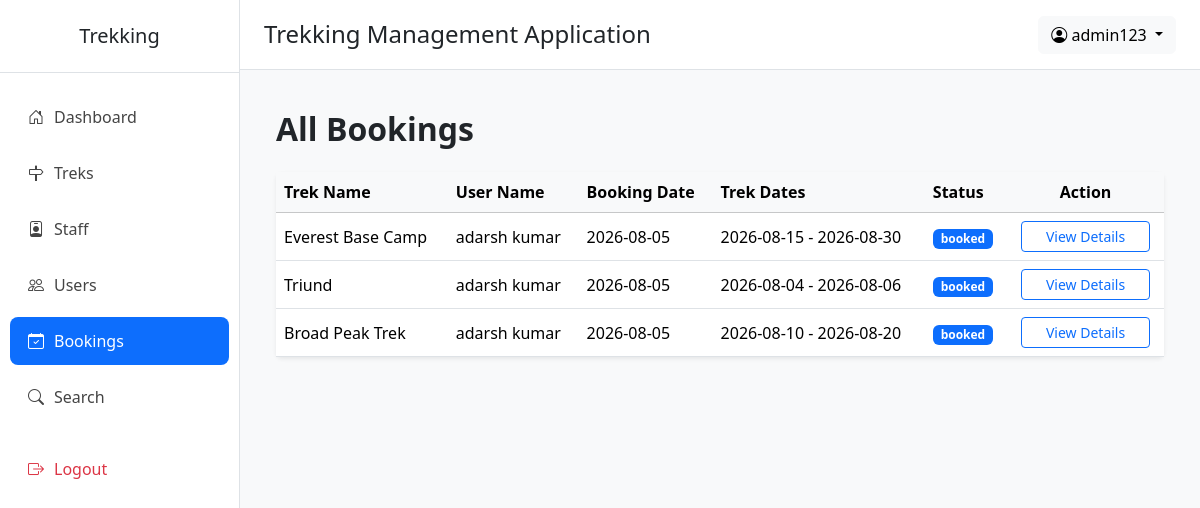
Page /admin/all/booking (signed in) on the earlier database version.
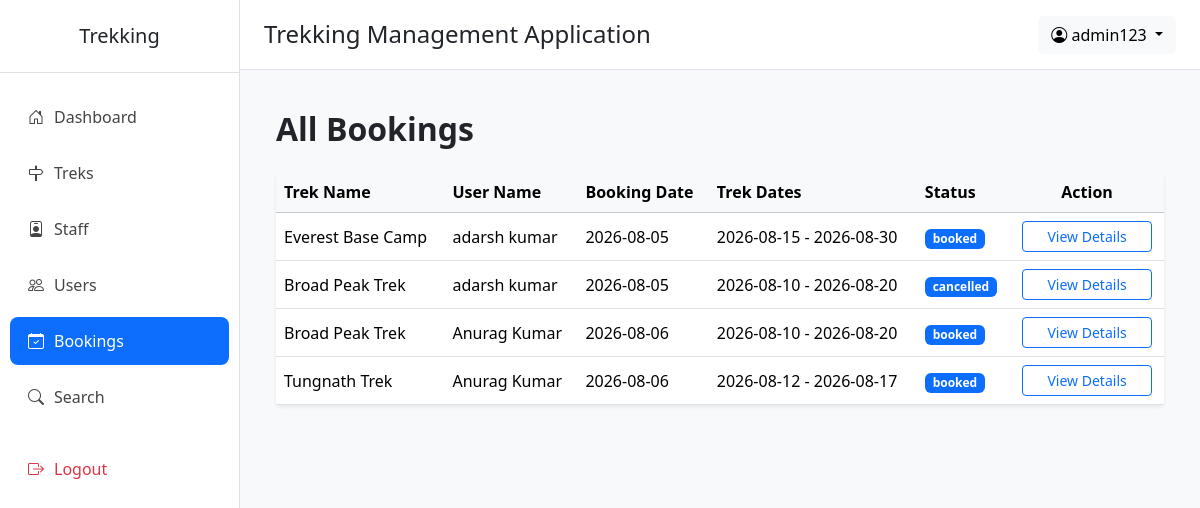
Same page on the later database version.
### application/models.py (models this page shows)
class User(db.Model):
    __tablename__="users"
    id=db.Column(db.Integer(),primary_key=True,autoincrement=True)
    name=db.Column(db.String(),nullable=False)
    email=db.Column(db.String(),nullable=False,unique=True)
    phone=db.Column(db.String(),nullable=True)
    password=db.Column(db.String(),nullable=False)
    contact=db.Column(db.String(),nullable=True)
    role=db.Column(db.String(),default="user")       # admin | user | staff
    status=db.Column(db.String(),default="active")   # active | blacklisted | pending | rejected
    created_at=db.Column(db.DateTime(),server_default=db.func.now())
    updated_at=db.Column(db.DateTime(),server_default=db.func.now(),onupdate=db.func.now())
    staff_profile = db.relationship(
        "Staff",
        backref="user",
        uselist=False,
        foreign_keys="Staff.userid"
    )
    bookings = db.relationship(
        "Booking",
        backref="user",
        cascade="all, delete-orphan"
    )

class Booking(db.Model):
    __tablename__ = "bookings"
    id = db.Column(db.Integer(), primary_key=True)
    user_id = db.Column(db.Integer(), db.ForeignKey("users.id"), nullable=False)
    trek_id = db.Column(db.Integer(), db.ForeignKey("treks.id"), nullable=False)
    booking_date = db.Column(db.DateTime(), default=db.func.now())
    status = db.Column(db.String(20), nullable=False, default="booked")
    payment_status = db.Column(db.String(20), nullable=False, default="Pending")
    cancelled_at = db.Column(db.DateTime, nullable=True)

class Trek(db.Model):
    __tablename__="treks"
    id = db.Column(db.Integer(),primary_key=True)
    name = db.Column(db.String(),nullable=False)
    location = db.Column(db.String(),nullable=False)
    price=db.Column(db.Integer(),nullable=False)
    difficulty = db.Column(db.String(),nullable=False) # Easy | Medium | Hard
    duration_days = db.Column(db.Integer(),nullable=False)
    total_slots = db.Column(db.Integer(),nullable=False)
    avl_slots = db.Column(db.Integer(),nullable=False)
    assigned_staff_id = db.Column(db.Integer(),db.ForeignKey("staff.id"),nullable=True)
    status = db.Column(db.String(),default="open") #  open | closed | started | completed
    start_date = db.Column(db.DateTime(),nullable=False)
    end_date = db.Column(db.DateTime(),nullable=False)
    desc = db.Column(db.String(),nullable=True)
    created_by = db.Column(db.Integer(),db.ForeignKey("users.id"),nullable=False)
    created_at = db.Column(db.DateTime(),server_default=db.func.now())
    updated_at = db.Column(db.DateTime(),server_default=db.func.now(),onupdate=db.func.now())
    bookings = db.relationship(
        "Booking",
        backref="trek",
        cascade="all, delete-orphan"
    )

### application/admin_routes.py (the view)
@app.route("/admin/all/booking")
def all_booking():
    if("admin_id" not in session):
        return redirect("/login")
    this_admin=User.query.filter_by(id=session["admin_id"]).first()
    all_bookings=Booking.query.all()
    return render_template("admin/all_booking.html",all_bookings=all_bookings,this_admin=this_admin)

### templates/admin/all_booking.html (shortened to what this page needs)
{% extends "admin/base.html" %}
{% block content %}
<div class="container-fluid">
    <h2 class="fw-bold mb-4">
        All Bookings
    </h2>
    <div class="card shadow-sm border-0">
        <div class="card-body p-0">
            <table class="table table-hover align-middle mb-0">
                <thead class="table-light">
                    <tr>
                        <th>Trek Name</th>
                        <th>User Name</th>
                        <th>Booking Date</th>
                        <th>Trek Dates</th>
                        <th>Status</th>
                        <th class="text-center">Action</th>
                    </tr>
                </thead>
                <tbody>
                    {% for b in all_bookings %}
                    <tr>
                        <td>{{b.trek.name}}</td>
                        <td>{{b.user.name}}</td>
                        <td>{{b.booking_date.date()}}</td>
                        <td>{{b.trek.start_date.date()}} - {{b.trek.end_date.date()}}</td>
                        <td>
                            <span class="badge bg-primary">
                                {{b.status}}
                            </span>
                        </td>
                        <td class="text-center">
                            <a href="/view_details/{{b.id}}">
                            <button class="btn btn-outline-primary btn-sm px-4">
                                View Details
                            </button>
                            </a>
                        </td>
                    </tr>
                    {% endfor %}
                </tbody>
            </table>
        </div>
    </div>
</div>
{% endblock %}

### templates/admin/base.html (shortened to what this page needs)
<!DOCTYPE html>
<html lang="en">
<head>
    <link href="https://cdn.jsdelivr.net/npm/bootstrap@5.3.8/dist/css/bootstrap.min.css" rel="stylesheet">
    <link href="https://cdn.jsdelivr.net/npm/bootstrap-icons@1.11.3/font/bootstrap-icons.css" rel="stylesheet">
</head>
<body>
<div class="d-flex">
    <div class="sidebar">
        <h5 class="text-center py-4 border-bottom">
            Trekking
        </h5>
        <ul class="nav flex-column mt-3">
            <li class="nav-item">
                <a class="nav-link {% if request.path == '/admin/dashboard' %}active{% endif %}" href="/admin/dashboard">
                    <i class="bi bi-house-door"></i>Dashboard
                </a>
            </li>
            <li class="nav-item">
                <a class="nav-link {% if '/admin/trek' in request.path %}active{% endif %}" href="/admin/treks">
                    <i class="bi bi-signpost"></i>Treks
                </a>
            </li>
            <li class="nav-item">
                <a class="nav-link {% if '/admin/staff' in request.path %}active{% endif %}" href="/admin/staff">
                    <i class="bi bi-person-badge"></i>Staff
                </a>
            </li>
            <li class="nav-item">
                <a class="nav-link {% if '/admin/users' in request.path %}active{% endif %}" href="/admin/users">
                    <i class="bi bi-people"></i>Users
                </a>
            </li>
            <li class="nav-item">
                <a class="nav-link {% if '/admin/all/booking' in request.path %}active{% endif %}" href="/admin/all/booking">
                    <i class="bi bi-calendar-check"></i>Bookings
                </a>
            </li>
            <li class="nav-item">
                <a class="nav-link {% if '/admin/search' in request.path %}active{% endif %} " href="/admin/search">
                    <i class="bi bi-search"></i>Search
                </a>
            </li>
            <li class="nav-item mt-3">
                <a class="nav-link text-danger" href="/logout">
                    <i class="bi bi-box-arrow-right"></i>Logout
                </a>
            </li>
        </ul>
    </div>
    <div class="flex-grow-1">
        <nav class="navbar topbar px-4">
            <h4 class="mb-0">
                Trekking Management Application
            </h4>
            <div class="dropdown">
                <button class="btn btn-light dropdown-toggle"
                        data-bs-toggle="dropdown">
                    <i class="bi bi-person-circle"></i>
                    {{ this_admin.name }}
                </button>
            </div>
        </nav>
        <div class="container-fluid p-4">
            {% block content %}
            {% endblock %}
        </div>
    </div>
</div>
</body>
</html>

### templates/admin/base.html (style rules this page uses)
body { background:#f8f9fa; overflow-x:hidden; }
.sidebar { width:240px; min-height:100vh; background:#fff; border-right:1px solid #dee2e6; }
.sidebar .nav-link { color:#444; padding:12px 18px; border-radius:8px; margin:4px 10px; font-weight:500; transition:.3s; }
.sidebar .nav-link:hover, .sidebar .nav-link.active { background:#0d6efd; color:white; }
.sidebar i { margin-right:10px; }
.topbar { background:#fff; border-bottom:1px solid #dee2e6; height:70px; }

Differences in the rows shown:
removed Booking: trek.name "Triund", user.name "adarsh kumar", booking_date "2026-08-05", trek.start_date "2026-08-04", trek.end_date "2026-08-06", status "booked"
changed Booking: status "booked" → "cancelled"
added Booking: trek.name "Broad Peak Trek", user.name "Anurag Kumar", booking_date "2026-08-06", trek.start_date "2026-08-10", trek.end_date "2026-08-20", status "booked"
added Booking: trek.name "Tungnath Trek", user.name "Anurag Kumar", booking_date "2026-08-06", trek.start_date "2026-08-12", trek.end_date "2026-08-17", status "booked"
